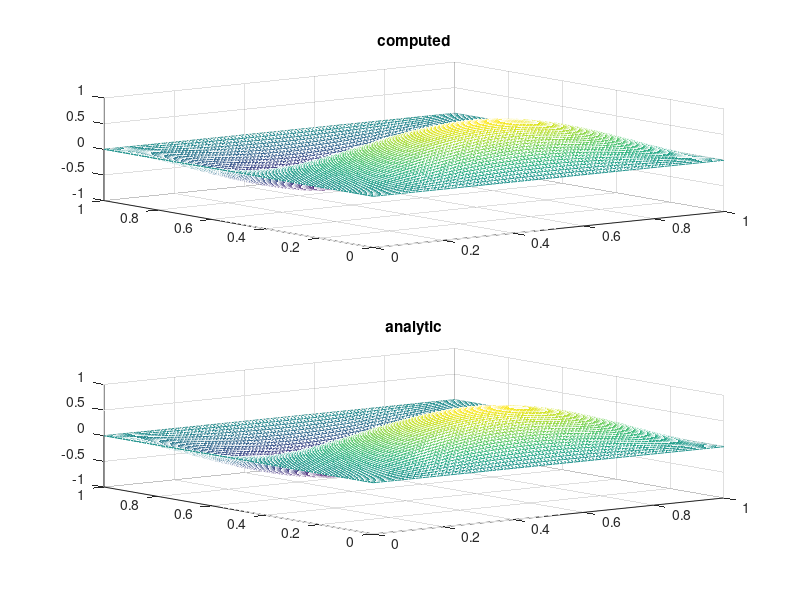
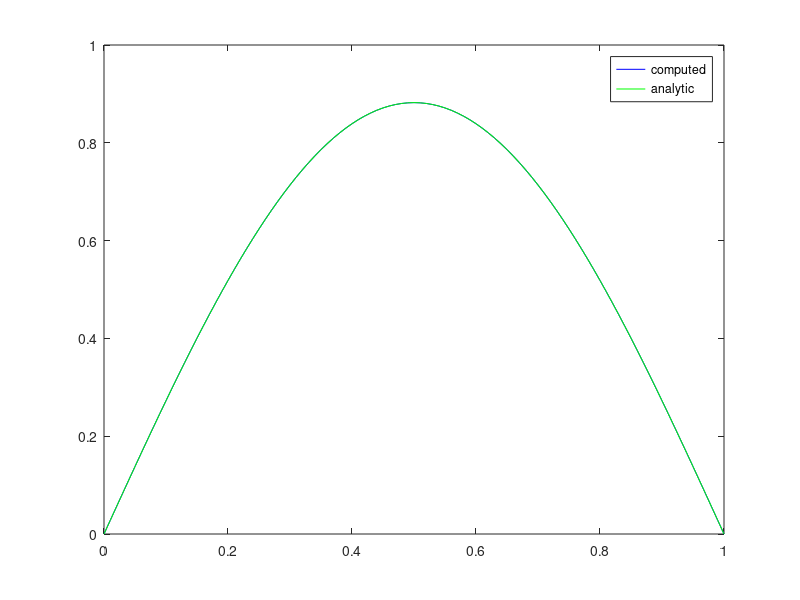

Write the MATLAB code that produced these figures, in order. (Note: this script raises an error after producing the figures.)

%
%     name:     HEAT_2D.M
%     synopsis: verify correctness of C implementation
%

clear all;

% grid parameters
I = 101;
J = I
N = 100;
nu= 0.25;

% wavenumbers: sin(wnx*pi*x)*sin(wny*pi*y)
wnx = 1;
wny = 2;

% grid spacing
dx = 1/(I-1);
dy = dx;

% initialise
u = zeros(I,J);
x = zeros(I,J);
y = zeros(I,J);

% initial solution
for i = 1:I
  for j = 1:J
    x(i,j) = (i-1)*dx;
    y(i,j) = (j-1)*dy;
    u(i,j) = sin(wnx*pi*x(i,j))*sin(wny*pi*y(i,j));
  end
end

% compute
for n = 1:N
  uo = u;
  for i = 2:I-1
    for j = 2:J-1
      u(i,j) = uo(i,j) + nu*(uo(i+1,j)+uo(i-1,j)+uo(i,j+1)+uo(i,j-1)-4*uo(i,j));
    end
  end
end

% final simulated time
T = N*nu*dx*dx;

% analytic solution
ua = sin(wnx*pi*x).*sin(wny*pi*y)*exp(-(wnx^2+wny^2)*pi^2*T);

% plots
figure(1); clf;
  subplot(211); mesh(x,y,u);  title('computed');
  subplot(212); mesh(x,y,ua); title('analytic');
figure(2); clf;
  j = round(J/4);
  plot(x(:,j),u(:,j),'b', x(:,j),ua(:,j),'g');
  legend('computed', 'analytic');

%
% ----- import sequential run data and compare
%
d  = load('heat.out');
us = reshape(d(:,3),I,J);
figure(1); clf; mesh(u);
figure(2); clf; mesh(us);
figure(3); clf; mesh(u-us);
disp(norm(u-us)/I);


%
% ----- import parallel run data and compare
%
d  = load('heat_mpi.out');
up = reshape(d(:,3),I,J);
figure(1); clf; mesh(u);
figure(2); clf; mesh(up);
figure(3); clf; mesh(u-up);
disp(norm(u-up)/I);



%
% ----- import parallel run data (XY partition) and compare
%
d = load('heat_mpi.out');
N = size(d,1);
if (N == I*J)
  up = zeros(size(u));
  for i = 1:I
    for j = 1:J
      coord = [x(i,j), y(i,j)];
      found = 0;
      k     = 0;
      while (~found & k<N)
        k = k + 1;
        if (norm(d(k,1:2)-coord) < 1.e-15)
          up(i,j) = d(k,3);
          found   = 1;
        end
      end
    end
  end
else
  disp(' *** error: size mismatch');
end

figure(1); mesh(u);
figure(2); mesh(up);
figure(3); mesh(u-up);
disp(norm(u-up)/I);



%======================================================================
%     alternate solutions:
%       1) explicit
%       2) implicit
%       3) Crank-Nocolson
%======================================================================

clear all;

% grid parameters
I = 101;
J = I;
N = 100;
nu= 0.12;

% wave numbers
wnx = 1;
wny = 2;

% grid spacing
dx = 1/(I-1);
dy = dx;

% initialise
u = zeros(I,J);
x = zeros(I,J);
y = zeros(I,J);

% initial solution
for i = 1:I
  for j = 1:J
    x(i,j) = (i-1)*dx;
    y(i,j) = (j-1)*dy;
    u(i,j) = sin(wnx*pi*x(i,j))*sin(wny*pi*y(i,j));
  end
end
u0 = u;

% vector/matrix size
M = (I-2)*(J-2);

% solution matrix
w = ones(M,1);
A = spdiags([w w -4*w w w], [-I+2 -1 0 +1 +I-2], M,M);

for j = 1:J-3 % account for boundaries
  k = j*(I-2);
  A(k,k+1) = 0;
  A(k+1,k) = 0;
end

clear w;

% final simulated time
T = N*nu*dx*dx;

% analytic solution
ua = sin(wnx*pi*x).*sin(wny*pi*y)*exp(-(wnx^2+wny^2)*pi^2*T);


%
% ----- explicit solution
%
v = reshape(u0(2:I-1, 2:J-1), M,1);

A2 = speye(M,M) + nu*A;
for n = 1:N
  v = A2*v;
end

% solution vector
u(2:I-1, 2:J-1) = reshape(v, I-2,J-2);

% plots
figure(1); clf;
  subplot(211); mesh(x,y,u);  title('computed');
  subplot(212); mesh(x,y,ua); title('analytic');
figure(2); clf;
  j = round(J/2);
  plot(x(:,j),u(:,j),'b', x(:,j),ua(:,j),'g');
  legend('computed', 'analytic');
  xlabel(sprintf('rms error = %10.6f', norm(u-ua)/I));
pause


%
% ----- implicit solution
%
v = reshape(u0(2:I-1, 2:J-1), M,1);

A2 = speye(M,M) - nu*A;
for n = 1:N
  v = A2\v;
end

% solution vector
u(2:I-1, 2:J-1) = reshape(v, I-2,J-2);

% plots
figure(1); clf;
  subplot(211); mesh(x,y,u);  title('computed');
  subplot(212); mesh(x,y,ua); title('analytic');
figure(2); clf;
  j = round(J/2);
  plot(x(:,j),u(:,j),'b', x(:,j),ua(:,j),'g');
  legend('computed', 'analytic');
  xlabel(sprintf('rms error = %10.6f', norm(u-ua)/I));

pause


%
% ----- Crank-Nicolson
%
v = reshape(u0(2:I-1, 2:J-1), M,1);

A2 = (speye(M,M) - 0.5*nu*A)\(speye(M,M) + 0.5*nu*A);
for n = 1:N
  v = A2*v;
end

% solution vector
u(2:I-1, 2:J-1) = reshape(v, I-2,J-2);

% plots
figure(1); clf;
  subplot(211); mesh(x,y,u);  title('computed');
  subplot(212); mesh(x,y,ua); title('analytic');
figure(2); clf;
  j = round(J/2);
  plot(x(:,j),u(:,j),'b', x(:,j),ua(:,j),'g');
  legend('computed', 'analytic');
  xlabel(sprintf('rms error = %10.6f', norm(u-ua)/I));


% end
